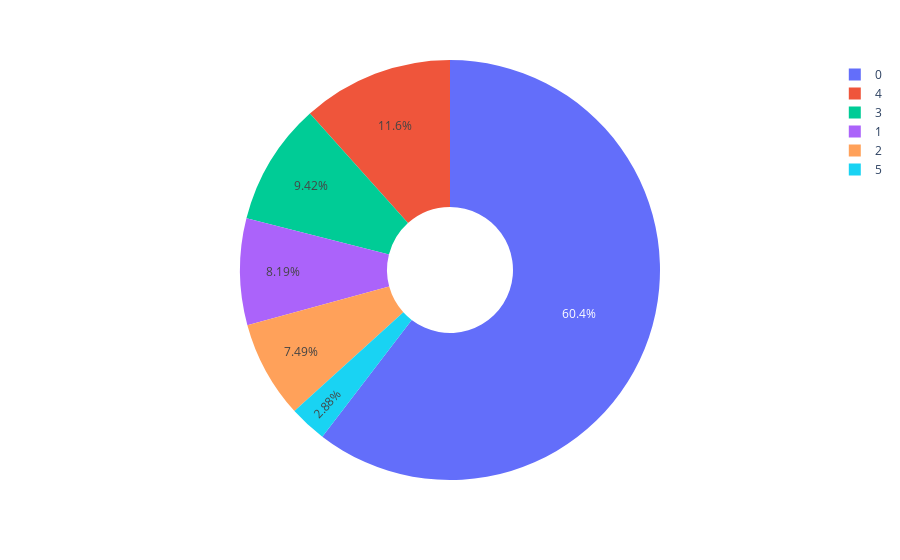

Source (notebook cell):
### Code cell
px.pie(travel_time_df, values= tty, names = ttx, hole = .3)

### Figure 1 — Plotly figure (JSON) as saved in the notebook; plotly's stock layout.template omitted (floating-point values rounded to 4 significant figures)
{"data": [{"domain": {"x": [0, 1], "y": [0, 1]}, "hole": 0.3, "hovertemplate": "label=%{label}<br>value=%{value}<extra></extra>", "labels": [0, 1, 2, 3, 4, 5], "legendgroup": "", "name": "", "showlegend": true, "type": "pie", "values": [559481, 75817, 69366, 87268, 107675, 26653]}], "layout": {"legend": {"tracegroupgap": 0}, "margin": {"t": 60}}}
